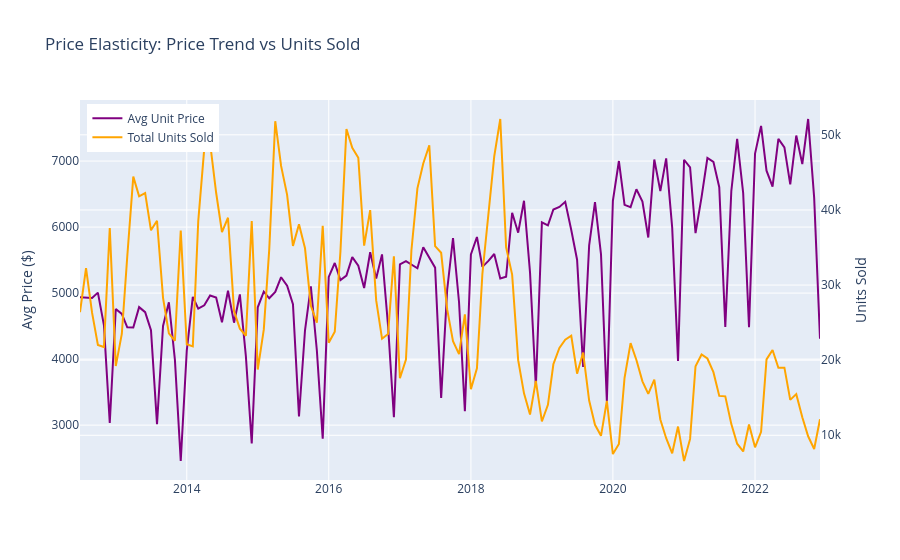

Source (notebook cell):
### Markdown cell above
## 2. Price Elasticity Analysis
How does average price affect unit sales?

### Code cell
# Merge items with orders to get year_month
it_orders = order_items.merge(orders[['order_id', 'year_month']], on='order_id')

price_trend = it_orders.groupby('year_month').agg(
    avg_price=('unit_price', 'mean'),
    total_units=('quantity', 'sum')
).reset_index()

fig = go.Figure()
fig.add_trace(go.Scatter(x=price_trend['year_month'], y=price_trend['avg_price'],
                         mode='lines', name='Avg Unit Price', line=dict(color='purple')))

fig.add_trace(go.Scatter(x=price_trend['year_month'], y=price_trend['total_units'],
                         mode='lines', name='Total Units Sold', yaxis='y2', line=dict(color='orange')))

fig.update_layout(
    title='Price Elasticity: Price Trend vs Units Sold',
    yaxis=dict(title='Avg Price ($)'),
    yaxis2=dict(title='Units Sold', overlaying='y', side='right'),
    legend=dict(x=0.01, y=0.99)
)
fig.write_image(PLOT_DIR / "19_price_elasticity.png")
fig.show()
